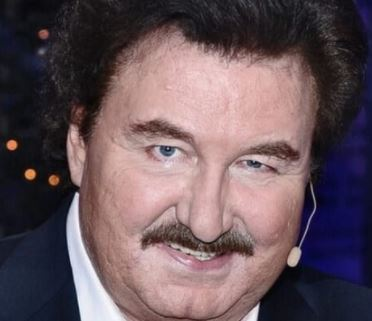
#> input picture Praca_z_plikami/krzys.JPG, 372 x 321 px, found by its file name
$ python konwersja.py
#> lines starting #> are read from the running program, lines starting #| are printed output that depends on the picture
#!/usr/bin/python3

from PIL import Image

im = Image.open('krzys.jpg')
#> im is the input picture: PIL image 372x321 RGB; mean R, G, B 102.9, 84.4, 90.6
im.save('krzys.png')

im = Image.open('magda.jpg')
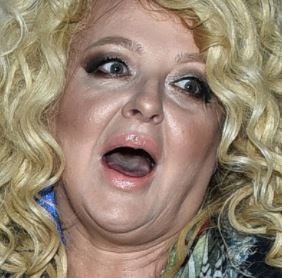
#> input picture Praca_z_plikami/magda.JPG, 282 x 278 px, found by its file name
#> im is the input picture: PIL image 282x278 RGB; mean R, G, B 149.6, 131.3, 112
im.save('magda.png')

im = Image.open('maryla.jpg')
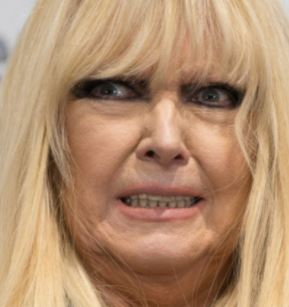
#> input picture Praca_z_plikami/maryla.JPG, 289 x 307 px, found by its file name
#> im is the input picture: PIL image 289x307 RGB; mean R, G, B 178.1, 141.3, 109.6
im.save('maryla.png')

im = Image.open('robert.jpg')
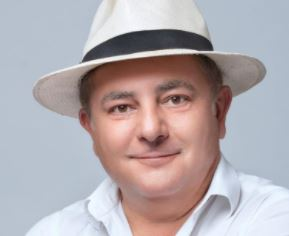
#> input picture Praca_z_plikami/robert.JPG, 289 x 236 px, found by its file name
#> im is the input picture: PIL image 289x236 RGB; mean R, G, B 178.5, 169.6, 173.3
im.save('robert.png')
